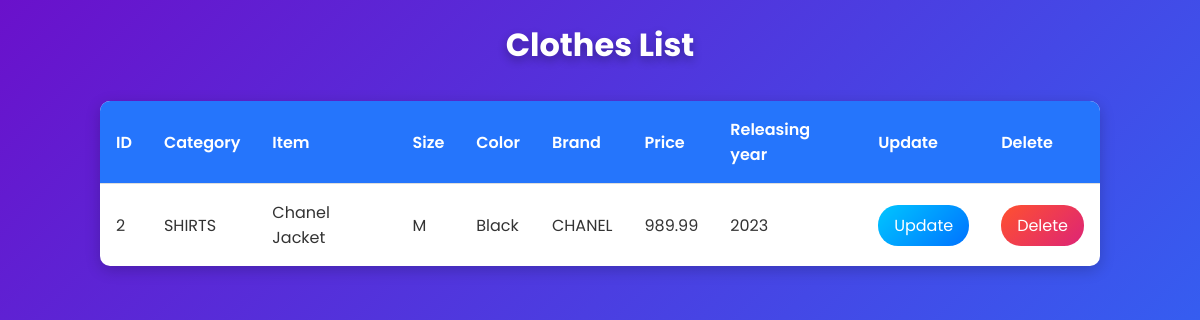
The app's page /read/ with its own data.
### product/models.py (models this page shows, shortened)
class Product(models.Model):
    product_id = models.BigAutoField(primary_key=True)
    class Category(models.TextChoices):
        JACKETS_COATS = ("JACKETS | COATS", "JACKETS | COATS")
        SWEATSHIRTS_KNITWEAR = ("SWEATSHIRTS | KNITWEAR", "SWEATSHIRTS | KNITWEAR")
        SHIRTS = ("SHIRTS", "SHIRTS")
        SHOES = ("SHOES", "SHOES")
        TSHIRTS_POLO_SHIRTS = ("T-SHIRTS | POLO SHIRTS", "T-SHIRTS | POLO SHIRTS")
        DRESSES = ("DRESSES", "DRESSES")
        TOPS = ("TOPS", "TOPS")
        BOTTOMS = ("BOTTOMS", "BOTTOMS")
        SKIRTS = ("SKIRTS", "SKIRTS")
        PANTS = ("PANTS", "PANTS")
        JEANS = ("JEANS", "JEANS")
        OTHER = ("OTHER", "OTHER")
    product_category = models.CharField(
        max_length=50,
        choices=Category.choices,
        default=Category.OTHER,
    )
    product_item = models.TextField(max_length=100)
    class Size(models.TextChoices):
        Extra_Large = ("XL", "Extra Large")
        Large = ("L", "Large")
        Medium = ("M", "Medium")
        Small = ("S", "Small")
        Extra_Small = ("XS", "Extra Small")
    product_size = models.CharField(
        max_length=5,
        choices=Size.choices,
        default=Size.Medium,
    )
    product_color = models.TextField(max_length=30)
    product_brand = models.TextField(max_length=30)
    product_price = models.DecimalField(
        max_digits=10,
        decimal_places=2,
        default=0.00,
    )
    product_releasing_year = models.PositiveIntegerField(default=2023)

### product/views.py (the view)
def read(request: HttpRequest):
    products = Product.objects.all()  #yk all object from database
    return render(
        request=request,
        template_name="product/read.html",
        context = {
            "products": products  # yk vea mk nis dermbei oy brer tv read bn
        },
    )

### product/templates/product/read.html
{% extends 'product/base.html' %}
    {% block content %}
    <h1>Clothes List</h1>
    <table>
        <thead>
            <tr>
                <th>ID</th>
                <th>Category</th>
                <th>Item</th>
                <th>Size</th>
                <th>Color</th>
                <th>Brand</th>
                <th>Price</th>
                <th>Releasing year</th>
                <th>Update</th>
                <th>Delete</th>
            </tr>
        </thead>
        <tbody>
            {% for product in products %}
            <tr>
                <td>{{ product.product_id }}</td>
                <td>{{ product.product_category }}</td>
                <td>{{ product.product_item }}</td>
                <td>{{ product.product_size }}</td>
                <td>{{ product.product_color }}</td>
                <td>{{ product.product_brand }}</td>
                <td>{{ product.product_price }}</td>
                <td>{{ product.product_releasing_year }}</td>
                <td><a href="{% url 'update' product.product_id %}" class="btn btn-update">Update</a></td>
                <td><a href="{% url 'delete' product.product_id %}" class="btn btn-delete">Delete</a></td>
            </tr>
            {% endfor %}
        </tbody>
    </table>
    {% endblock content %}

### product/static/css/style.css (style rules this page uses)
body { font-family: 'Poppins', sans-serif; margin: 0; padding: 0; background: linear-gradient(135deg, #6a11cb, #2575fc); color: #fff; text-align: left; display: flex; flex-direction: column; justify-content: start; align-items: center; height: 100vh; }
h1 { margin-bottom: 2rem; text-shadow: 0px 4px 10px rgba(0, 0, 0, 0.3); }
table { width: 90%; max-width: 1000px; border-collapse: collapse; margin: 0 auto; box-shadow: 0px 4px 15px rgba(0, 0, 0, 0.2); background: #fff; border-radius: 10px; overflow: hidden; }
table th, table td { padding: 1rem; text-align: left; border-bottom: 1px solid #ddd; }
table th { background: #2575fc; color: #fff; font-weight: 600; }
table tr:last-child td { border-bottom: none; }
table td { color: #333; }
a { color: white; text-decoration: none; }
.btn { background: linear-gradient(135deg, #ff8a00, #e52e71); color: #fff; padding: 0.5rem 1rem; border: none; border-radius: 20px; cursor: pointer; transition: transform 0.2s, box-shadow 0.2s; text-decoration: none; font-size: 1rem; display: block; float: right; }
.btn-update { background: linear-gradient(135deg, #00c6ff, #0072ff); float: left; }
.btn-delete { background: linear-gradient(135deg, #ff512f, #dd2476); float: left; }

### records on screen
Product: product_id "2", product_category "SHIRTS", product_item "Chanel Jacket", product_size "M", product_color "Black", product_brand "CHANEL", product_price "989.99", product_releasing_year "2023"
